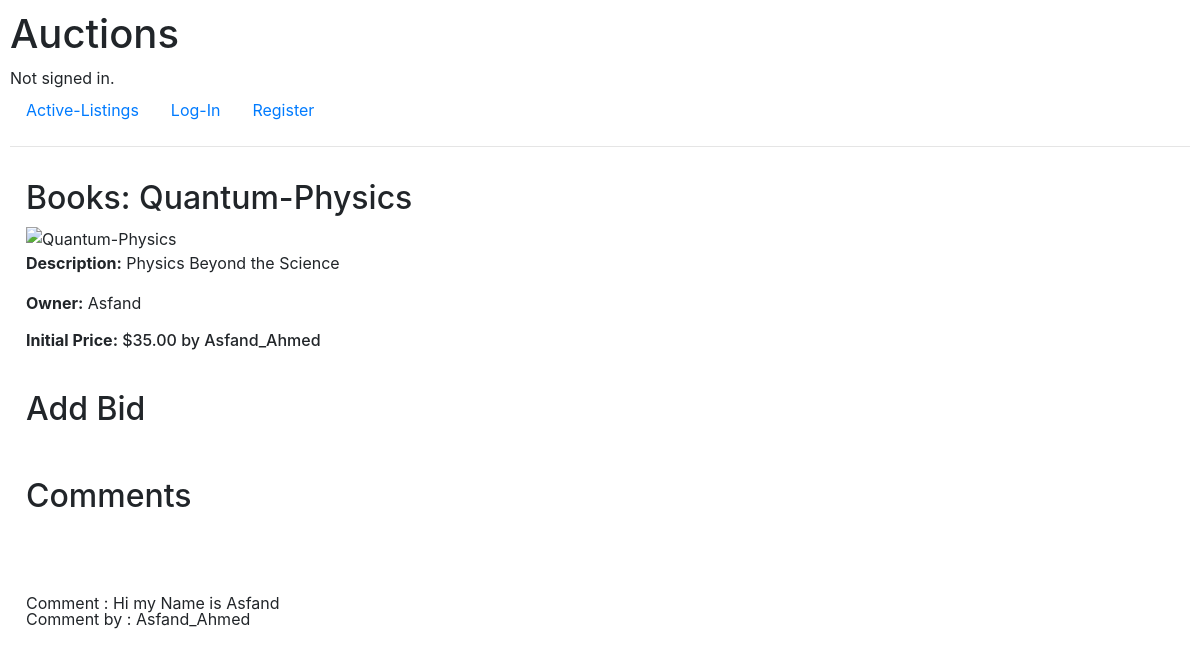
The app's page /listing/6 with its own data.
### auctions/models.py (models this page shows, shortened)
class Listing(models.Model):
    title = models.CharField(max_length=30)
    imageurl = models.CharField(max_length=1000)
    price = models.ForeignKey("Bit", on_delete=models.CASCADE, blank=True, null=True, related_name="bidprice")
    description = models.CharField(max_length= 500)
    isActive = models.BooleanField(default=True)
    owner = models.ForeignKey(User, on_delete=models.CASCADE, blank=True, related_name="user")
    Category = models.ForeignKey(Category, on_delete=models.CASCADE, blank=True, null=True, related_name="category")
    watchlist = models.ManyToManyField(User, blank=True, related_name="listingWatchList")

class User(AbstractUser):
    pass

class Bit(models.Model):
    author = models.ForeignKey(User, on_delete=models.CASCADE, blank=True, null=True, related_name="userbit")
    listing = models.ForeignKey("Listing", on_delete=models.CASCADE, related_name="bids")
    bit = models.FloatField(max_length= 500)
    def __str__(self):
        return f"${self.bit:.2f} by {self.author}"

class Comment(models.Model):
    author = models.ForeignKey(User, on_delete=models.CASCADE, blank=True, null=True, related_name="userComment")
    listing = models.ForeignKey(Listing, on_delete=models.CASCADE, blank=True, null=True, related_name="listingComment")
    comment = models.CharField(max_length= 200)

### auctions/views.py (the view)
# urls.py: path("listing/<int:id>", views.listing, name="listing"),
def listing(request, id):
    listingData = Listing.objects.get(pk=id)
    allbits = Bit.objects.filter(listing=listingData)
    allcomments = Comment.objects.filter(listing = listingData)
    isOwner = request.user.username == listingData.owner.username
    if request.user.is_authenticated:
        isListingInWatchList = request.user in listingData.watchlist.all()
    else:
        isListingInWatchList = False
    return render(request, "auctions/listing.html", {
            "listing": listingData,
            "isListingInWatchList": isListingInWatchList,
            "allbits": allbits,
            "allcomments": allcomments,
            "isOwner": isOwner
    })

### auctions/templates/auctions/listing.html (shortened to what this page needs)
{% extends "auctions/layout.html" %}
{% block body %}
<div style="padding: 1rem;">
    <h2>Books: {{ listing.title }}</h2>
    <img src="{{ listing.imageurl }}" alt="{{ listing.title }}" height="400px">
    <p><strong>Description:</strong> {{ listing.description }}</p>
    <p><strong>Owner:</strong> {{ listing.owner }}</p>
    <h6><strong>Initial Price:</strong> {{ listing.price }}</h6>
</div>
<div style="padding: 1rem;">
    <h2 style="margin-bottom: 1rem;">Add Bid</h2>
</div>
<div style="padding: 1rem;">
    <h2 style="margin-bottom: 1rem;">Comments</h2>
</div>
<br>
<ul class="list-group">
    {% for comment in allcomments %}
    <li class="list-group-item" style="padding: 1.5rem 1rem 0 1rem; border: none;">
        <div style="line-height: 1;">
            <div>Comment : {{ comment.comment }}</div>
            <div>Comment by : {{ comment.author }}</div>
        </div>
    </li>
    {% endfor %}
</ul>
{% endblock %}

### auctions/static/auctions/styles.css (style rules this page uses)
body { padding: 10px; }

### records on screen
Listing: title "Quantum-Physics", description "Physics Beyond the Science", owner "Asfand", price "$35.00 by Asfand_Ahmed"
Comment: comment "Hi my Name is Asfand", author "Asfand_Ahmed"
